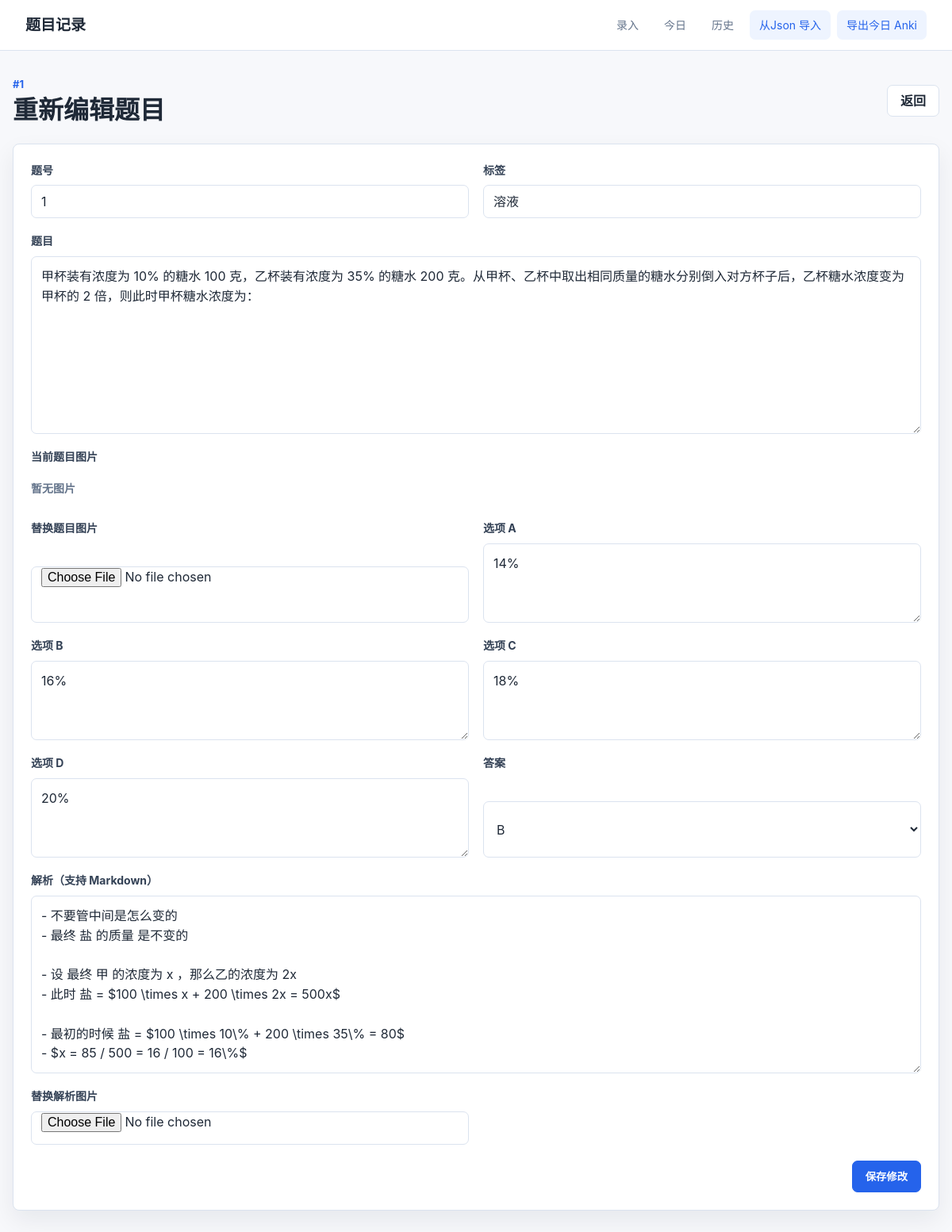
The app's page /questions/14/edit?next=/history/2026-07-17 with its own data.
### tables this page shows
CREATE TABLE questions (
                id INTEGER PRIMARY KEY AUTOINCREMENT,
                question TEXT NOT NULL,
                option_a TEXT NOT NULL,
                option_b TEXT NOT NULL,
                option_c TEXT NOT NULL,
                option_d TEXT NOT NULL,
                answer TEXT NOT NULL DEFAULT '',
                explanation TEXT NOT NULL,
                tags TEXT NOT NULL DEFAULT '',
                question_image TEXT,
                explanation_image TEXT,
                created_at TEXT NOT NULL
            , question_no TEXT NOT NULL DEFAULT '', source TEXT NOT NULL DEFAULT 'manual', question_image_position TEXT NOT NULL DEFAULT 'before');

### app.py (the view, shortened to what this page needs)
@app.route("/questions/<int:question_id>/edit", methods=["GET", "POST"])
def edit_question(question_id):
    question = fetch_question(question_id)
    if not question:
        abort(404)
    if request.method == "GET":
        return render_template("edit.html", q=question)

### app.py (called while the page is built)
def get_db():
    conn = sqlite3.connect(DB_PATH)
    conn.row_factory = sqlite3.Row
    return conn

def image_refs(value):
    if not value:
        return []
    return [part.strip() for part in str(value).split(IMAGE_REF_SEPARATOR) if part.strip()]

def question_display_no(question):
    return question["question_no"] if "question_no" in question.keys() and question["question_no"] else question["id"]

def fetch_question(question_id):
    with get_db() as conn:
        return conn.execute("SELECT * FROM questions WHERE id = ?", (question_id,)).fetchone()

@app.template_filter("image_refs")
def image_refs_filter(value):
    return image_refs(value)

@app.template_filter("question_no")
def question_no_filter(value):
    return question_display_no(value)

### templates/edit.html (shortened to what this page needs)
{% extends "base.html" %}
{% set title = "编辑题目" %}
{% block content %}
<section class="page-head">
  <div>
    <p class="eyebrow">#{{ q|question_no }}</p>
    <h1>重新编辑题目</h1>
  </div>
  <a class="button subtle" href="{{ request.args.get('next') or url_for('history_day', day=q.created_at[:10]) }}">返回</a>
</section>
<form class="editor" action="{{ url_for('edit_question', question_id=q.id) }}" method="post" enctype="multipart/form-data">
  <div class="form-grid">
    <label>
      <span>题号</span>
      <input name="question_no" type="text" value="{{ q.question_no }}">
    </label>
    <label>
      <span>标签</span>
      <input name="tags" type="text" value="{{ q.tags }}">
    </label>
    <label class="wide">
      <span>题目</span>
      <textarea name="question" rows="8" required>{{ q.question }}</textarea>
    </label>
    <label class="wide">
      <span>当前题目图片</span>
      <div class="image-preview-row">
        {% for image in q.question_image|image_refs %}
          <img class="attachment tiny" src="{{ image|image_src }}" alt="题目图片">
        {% else %}
          <span class="placeholder">暂无图片</span>
        {% endfor %}
      </div>
    </label>
    <label>
      <span>替换题目图片</span>
      <input type="file" name="question_image" accept="image/*">
    </label>
    <label>
      <span>选项 A</span>
      <textarea name="option_a" rows="3" required>{{ q.option_a }}</textarea>
    </label>
    <label>
      <span>选项 B</span>
      <textarea name="option_b" rows="3" required>{{ q.option_b }}</textarea>
    </label>
    <label>
      <span>选项 C</span>
      <textarea name="option_c" rows="3" required>{{ q.option_c }}</textarea>
    </label>
    <label>
      <span>选项 D</span>
      <textarea name="option_d" rows="3" required>{{ q.option_d }}</textarea>
    </label>
    <label>
      <span>答案</span>
      <select name="answer">
        {% for key in ["A", "B", "C", "D"] %}
          <option value="{{ key }}" {% if q.answer == key %}selected{% endif %}>{{ key }}</option>
        {% endfor %}
      </select>
    </label>
    <label class="wide">
      <span>解析（支持 Markdown）</span>
      <textarea name="explanation" rows="8" required>{{ q.explanation }}</textarea>
    </label>
    <label>
      <span>替换解析图片</span>
      <input type="file" name="explanation_image" accept="image/*">
    </label>
  </div>
  <div class="actions">
    <button class="button primary" type="submit">保存修改</button>
  </div>
</form>
{% endblock %}

### static/style.css (style rules this page uses)
:root { --bg: #f7f8fb; --panel: #ffffff; --text: #1f2937; --muted: #64748b; --line: #dbe3ef; --accent: #2563eb; --accent-dark: #1d4ed8; --soft: #eef4ff; --danger: #b42318; --ok: #157f3b; --shadow: 0 12px 30px rgba(15, 23, 42, 0.07); }
* { box-sizing: border-box; }
body { margin: 0; background: var(--bg); color: var(--text); font-family: -apple-system, BlinkMacSystemFont, "Segoe UI", "PingFang SC", "Microsoft YaHei", sans-serif; font-size: 16px; line-height: 1.55; }
a { color: inherit; text-decoration: none; }
.page-head, .section-title, .count-bar { display: flex; align-items: center; justify-content: space-between; gap: 16px; }
.page-head { margin-bottom: 22px; }
.eyebrow { margin: 0 0 4px; color: var(--accent); font-size: 13px; font-weight: 700; letter-spacing: 0; text-transform: uppercase; }
h1, h2 { margin: 0; line-height: 1.2; }
h1 { font-size: 32px; }
.button { display: inline-flex; align-items: center; justify-content: center; min-height: 40px; padding: 0 16px; border: 1px solid var(--line); border-radius: 7px; background: var(--panel); color: var(--text); font-weight: 700; cursor: pointer; }
.button.primary { border-color: var(--accent); background: var(--accent); color: #fff; }
.editor, .question-card, .empty { border: 1px solid var(--line); border-radius: 8px; background: var(--panel); box-shadow: var(--shadow); }
.editor { padding: 22px; }
.form-grid { display: grid; grid-template-columns: repeat(2, minmax(0, 1fr)); gap: 18px; }
label { display: grid; gap: 8px; }
label.wide { grid-column: 1 / -1; }
label span { color: #334155; font-size: 14px; font-weight: 700; }
input, select, textarea { width: 100%; border: 1px solid var(--line); border-radius: 7px; background: #fff; color: var(--text); font: inherit; }
input, select { min-height: 42px; padding: 0 12px; }
textarea { resize: vertical; min-height: 86px; padding: 12px; }
.actions { display: flex; justify-content: flex-end; margin-top: 20px; }
.image-preview-row { display: flex; gap: 10px; flex-wrap: wrap; align-items: center; min-height: 42px; }
.placeholder { color: var(--muted); }

### records on screen
questions: question_no "1", tags "溶液", question "甲杯装有浓度为 10% 的糖水 100 克，乙杯装有浓度为 35% 的糖水 200 克。从甲杯、乙杯中取出相同质量的糖水分别倒入对方杯子后，乙杯糖水浓度变为甲杯的 2 倍，则此时甲杯糖水浓度为：", option_a "14%", option_b "16%", option_c "18%", option_d "20%", answer "B", explanation "- 不要管中间是怎么变的 - 最终 盐 的质量 是不变的 - 设 最终 甲 的浓度为 x ，那么乙的浓度为 2x - 此时 盐 = $100 \\times x + 200 \\times 2x = 500x$ - 最初的时候 盐 = $100 \\times 10\\% + 200 \\times 35\\% = 80$ - $x = 85 / 500 = 16 / 100 = 16\\%$"

### other values on screen
{{ q|question_no }} "1"
